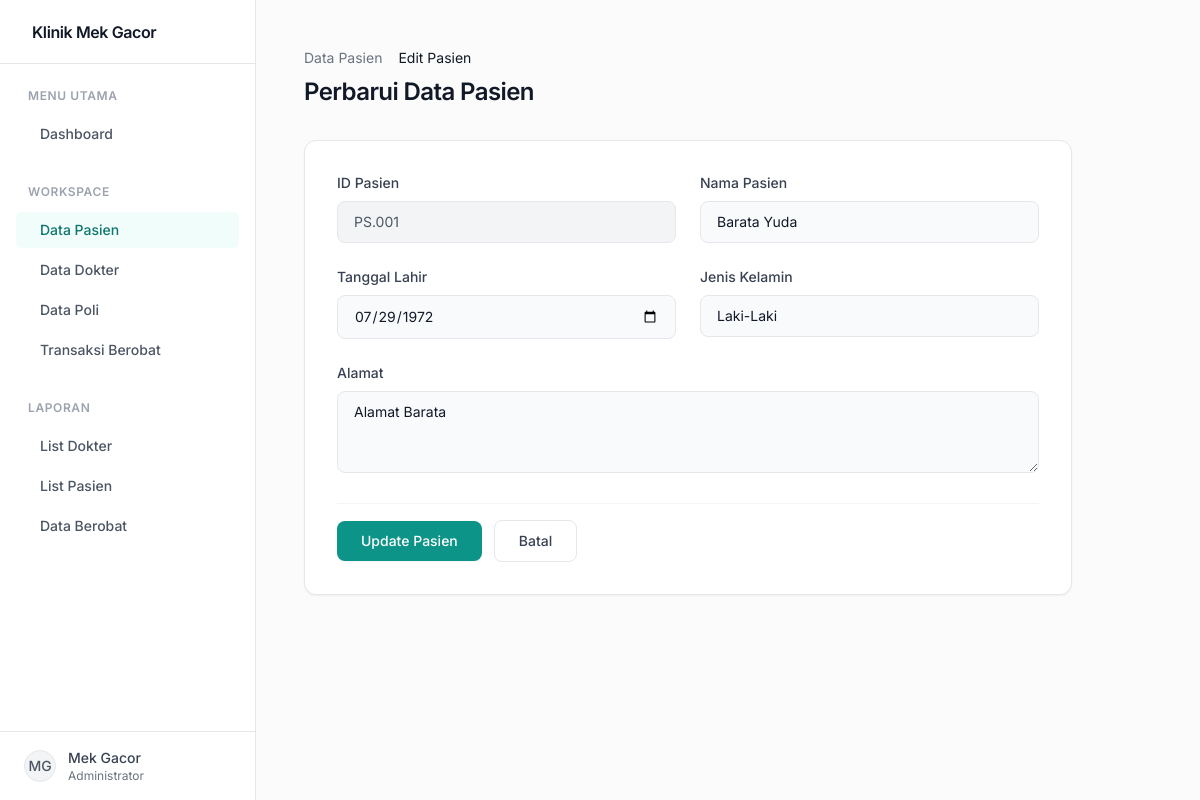
Screenshot of /editpasien.php?id=PS.001 with the database file from the repository.
### tables this page shows
CREATE TABLE IF NOT EXISTS Pasien (
    PasienKlinik_ID VARCHAR(10) PRIMARY KEY,
    Nama_PasienKlinik VARCHAR(100) NOT NULL,
    Tanggal_LahirPasien DATE NOT NULL,
    Jenis_KelaminPasien ENUM('Laki-Laki', 'Perempuan') NOT NULL,
    Alamat_Pasien TEXT
);

### editpasien.php (the view, shortened to what this page needs)
<?php
include 'koneksi.php';
$id = mysqli_real_escape_string($conn, $_GET['id']);
$sql_edit = "SELECT * FROM Pasien WHERE PasienKlinik_ID = '$id'";
$res_edit = mysqli_query($conn, $sql_edit);
$data = mysqli_fetch_assoc($res_edit);
include 'header.php';
?>
<div class="mb-8">
    <div class="flex items-center text-sm text-gray-500 mb-2">
        <a href="pasien.php" class="hover:text-brand-600 transition-colors">Data Pasien</a>
        <span class="text-gray-900">Edit Pasien</span>
    </div>
    <h2 class="text-2xl font-semibold text-gray-900 tracking-tight">Perbarui Data Pasien</h2>
</div>
<div class="bg-white rounded-xl shadow-sm border border-gray-200 p-6 md:p-8 max-w-3xl">
    <form action="" method="post" class="space-y-6">
        <div class="grid grid-cols-1 md:grid-cols-2 gap-6">
            <div class="space-y-2">
                <label class="block text-sm font-medium text-gray-700">ID Pasien</label>
                <input type="text" name="pasien_id" value="<?php echo htmlspecialchars($data['PasienKlinik_ID']); ?>" readonly class="w-full px-4 py-2.5 bg-gray-100 border border-gray-200 rounded-lg outline-none text-sm text-gray-600 cursor-not-allowed">
            </div>
            <div class="space-y-2">
                <label class="block text-sm font-medium text-gray-700">Nama Pasien</label>
                <input type="text" name="nama_pasien" value="<?php echo htmlspecialchars($data['Nama_PasienKlinik']); ?>" required class="w-full px-4 py-2.5 bg-gray-50 border border-gray-200 rounded-lg focus:bg-white focus:ring-2 focus:ring-brand-500/20 focus:border-brand-500 outline-none transition-all text-sm text-gray-900">
            </div>
        </div>
        <div class="grid grid-cols-1 md:grid-cols-2 gap-6">
            <div class="space-y-2">
                <label class="block text-sm font-medium text-gray-700">Tanggal Lahir</label>
                <input type="date" name="tanggal_lahir" value="<?php echo htmlspecialchars($data['Tanggal_LahirPasien']); ?>" required class="w-full px-4 py-2.5 bg-gray-50 border border-gray-200 rounded-lg focus:bg-white focus:ring-2 focus:ring-brand-500/20 focus:border-brand-500 outline-none transition-all text-sm text-gray-900">
            </div>
            <div class="space-y-2">
                <label class="block text-sm font-medium text-gray-700">Jenis Kelamin</label>
                <div class="relative">
                    <select name="jenis_kelamin" required class="w-full px-4 py-2.5 bg-gray-50 border border-gray-200 rounded-lg focus:bg-white focus:ring-2 focus:ring-brand-500/20 focus:border-brand-500 outline-none transition-all text-sm text-gray-900 appearance-none">
                        <option value="Laki-Laki" <?php if($data['Jenis_KelaminPasien'] == 'Laki-Laki') echo 'selected'; ?>>Laki-Laki</option>
                    </select>
                </div>
            </div>
        </div>
        <div class="space-y-2">
            <label class="block text-sm font-medium text-gray-700">Alamat</label>
            <textarea name="alamat" required rows="3" class="w-full px-4 py-2.5 bg-gray-50 border border-gray-200 rounded-lg focus:bg-white focus:ring-2 focus:ring-brand-500/20 focus:border-brand-500 outline-none transition-all text-sm text-gray-900"><?php echo htmlspecialchars($data['Alamat_Pasien']); ?></textarea>
        </div>
        <div class="pt-4 flex items-center gap-3 border-t border-gray-100">
            <button type="submit" class="px-6 py-2.5 bg-brand-600 hover:bg-brand-700 text-white text-sm font-medium rounded-lg transition-colors shadow-sm focus:outline-none focus:ring-2 focus:ring-offset-2 focus:ring-brand-500">
                Update Pasien
            </button>
            <a href="pasien.php" class="px-6 py-2.5 bg-white border border-gray-200 hover:bg-gray-50 text-gray-700 text-sm font-medium rounded-lg transition-colors focus:outline-none focus:ring-2 focus:ring-offset-2 focus:ring-gray-200 text-center">
                Batal
            </a>
        </div>
    </form>
</div>
<?php include 'footer.php'; ?>

### rows the page displays
pasien: pasien_id "PS.001", nama_pasien "Barata Yuda", tanggal_lahir "07/29/1972", jenis_kelamin "Laki-Laki", alamat "Alamat Barata"
